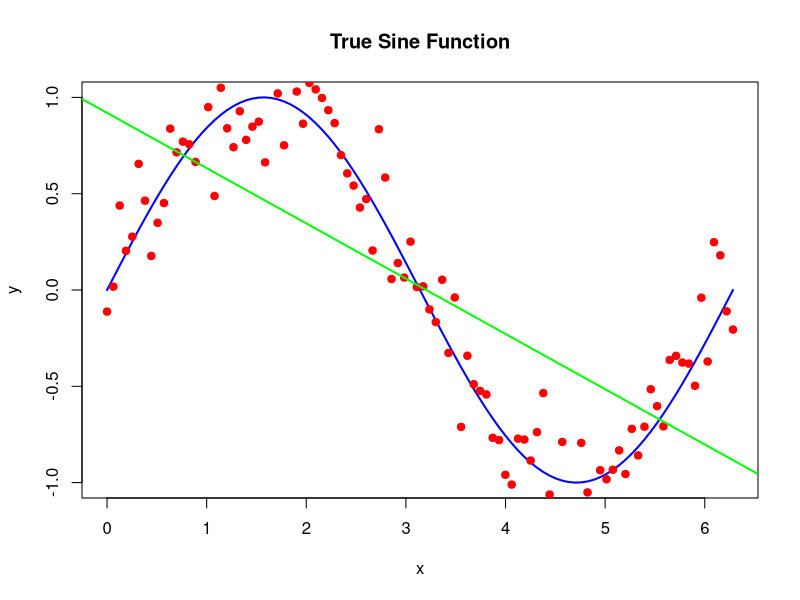

Write the R code that produced this figure.
set.seed(123)

# Generate data from a sine function
x <- seq(0, 2 * pi, length.out = 100)       # Predictor variable
true_y <- sin(x)                            # True values based on sine function

plot(x, true_y, type = "l", col = "blue", lwd = 2, 
     xlab = "x", ylab = "y", main = "True Sine Function")

# Add noise to simulate observed data
noise <- rnorm(length(x), mean = 0, sd = 0.2)
observed_y <- true_y + noise                # Observed response variable

points(x, observed_y, col = "red", pch = 19)

# Perform a simple linear regression with intercept
linear_model <- lm(observed_y ~ x)

# Display summary of the model
#summary(linear_model)

# add regression line 
abline(linear_model, col = "green", lwd = 2)
